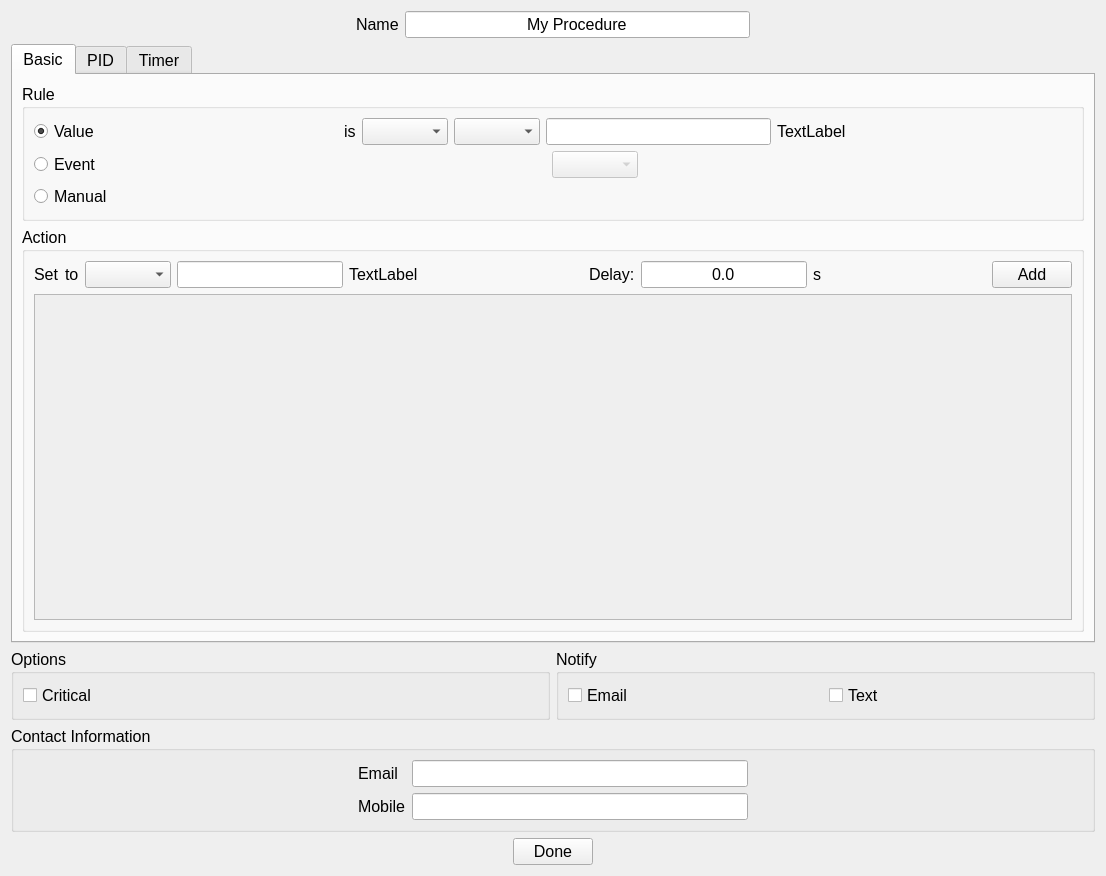
<?xml version="1.0" encoding="UTF-8"?>
<ui version="4.0">
 <class>ProcedureDialog</class>
 <widget class="QWidget" name="ProcedureDialog">
  <property name="geometry">
   <rect>
    <x>0</x>
    <y>0</y>
    <width>1106</width>
    <height>876</height>
   </rect>
  </property>
  <property name="font">
   <font>
    <family>Ubuntu</family>
    <pointsize>12</pointsize>
   </font>
  </property>
  <property name="windowTitle">
   <string>Add/Edit Procedure</string>
  </property>
  <layout class="QVBoxLayout" name="verticalLayout">
   <item>
    <layout class="QHBoxLayout" name="horizontalLayout_7">
     <item>
      <spacer name="horizontalSpacer_5">
       <property name="orientation">
        <enum>Qt::Horizontal</enum>
       </property>
       <property name="sizeHint" stdset="0">
        <size>
         <width>40</width>
         <height>20</height>
        </size>
       </property>
      </spacer>
     </item>
     <item>
      <widget class="QLabel" name="label">
       <property name="text">
        <string>Name</string>
       </property>
      </widget>
     </item>
     <item>
      <widget class="QLineEdit" name="txtProcedureName">
       <property name="text">
        <string>My Procedure</string>
       </property>
       <property name="alignment">
        <set>Qt::AlignCenter</set>
       </property>
      </widget>
     </item>
     <item>
      <spacer name="horizontalSpacer_6">
       <property name="orientation">
        <enum>Qt::Horizontal</enum>
       </property>
       <property name="sizeHint" stdset="0">
        <size>
         <width>40</width>
         <height>20</height>
        </size>
       </property>
      </spacer>
     </item>
    </layout>
   </item>
   <item>
    <widget class="QTabWidget" name="tabWidget">
     <property name="currentIndex">
      <number>0</number>
     </property>
     <widget class="QWidget" name="tab">
      <attribute name="title">
       <string>Basic</string>
      </attribute>
      <layout class="QVBoxLayout" name="verticalLayout_2">
       <item>
        <widget class="QGroupBox" name="groupBox_2">
         <property name="title">
          <string>Rule</string>
         </property>
         <layout class="QGridLayout" name="gridLayout_3">
          <item row="0" column="0">
           <widget class="QRadioButton" name="rbValue">
            <property name="text">
             <string>Value</string>
            </property>
            <property name="checked">
             <bool>true</bool>
            </property>
           </widget>
          </item>
          <item row="0" column="1">
           <layout class="QHBoxLayout" name="hlayoutRule">
            <item>
             <spacer name="horizontalSpacer_3">
              <property name="orientation">
               <enum>Qt::Horizontal</enum>
              </property>
              <property name="sizeHint" stdset="0">
               <size>
                <width>40</width>
                <height>20</height>
               </size>
              </property>
             </spacer>
            </item>
            <item>
             <widget class="QLabel" name="label_4">
              <property name="text">
               <string>is</string>
              </property>
             </widget>
            </item>
            <item>
             <widget class="QComboBox" name="cbRuleCompare">
              <property name="currentText">
               <string/>
              </property>
             </widget>
            </item>
            <item>
             <widget class="QComboBox" name="cbRuleBool"/>
            </item>
            <item>
             <widget class="QLineEdit" name="txtRuleVal">
              <property name="alignment">
               <set>Qt::AlignCenter</set>
              </property>
             </widget>
            </item>
            <item>
             <widget class="QLabel" name="lblRuleUnit">
              <property name="text">
               <string>TextLabel</string>
              </property>
             </widget>
            </item>
            <item>
             <spacer name="horizontalSpacer_12">
              <property name="orientation">
               <enum>Qt::Horizontal</enum>
              </property>
              <property name="sizeHint" stdset="0">
               <size>
                <width>40</width>
                <height>20</height>
               </size>
              </property>
             </spacer>
            </item>
           </layout>
          </item>
          <item row="1" column="0">
           <widget class="QRadioButton" name="rbEvent">
            <property name="text">
             <string>Event</string>
            </property>
           </widget>
          </item>
          <item row="1" column="1">
           <layout class="QHBoxLayout" name="horizontalLayout_5">
            <item>
             <spacer name="horizontalSpacer_4">
              <property name="orientation">
               <enum>Qt::Horizontal</enum>
              </property>
              <property name="sizeHint" stdset="0">
               <size>
                <width>40</width>
                <height>20</height>
               </size>
              </property>
             </spacer>
            </item>
            <item>
             <widget class="QComboBox" name="cbEvent">
              <property name="enabled">
               <bool>false</bool>
              </property>
             </widget>
            </item>
            <item>
             <spacer name="horizontalSpacer_14">
              <property name="orientation">
               <enum>Qt::Horizontal</enum>
              </property>
              <property name="sizeHint" stdset="0">
               <size>
                <width>40</width>
                <height>20</height>
               </size>
              </property>
             </spacer>
            </item>
           </layout>
          </item>
          <item row="2" column="0">
           <widget class="QRadioButton" name="rbManual">
            <property name="text">
             <string>Manual</string>
            </property>
           </widget>
          </item>
         </layout>
        </widget>
       </item>
       <item>
        <widget class="QGroupBox" name="groupBox_3">
         <property name="maximumSize">
          <size>
           <width>16777215</width>
           <height>475</height>
          </size>
         </property>
         <property name="title">
          <string>Action</string>
         </property>
         <layout class="QVBoxLayout" name="verticalLayout_3">
          <item>
           <layout class="QHBoxLayout" name="hlayoutAction">
            <item>
             <widget class="QLabel" name="label_2">
              <property name="text">
               <string>Set</string>
              </property>
             </widget>
            </item>
            <item>
             <widget class="QLabel" name="label_6">
              <property name="text">
               <string>to</string>
              </property>
             </widget>
            </item>
            <item>
             <widget class="QComboBox" name="cbActionBool"/>
            </item>
            <item>
             <widget class="QLineEdit" name="txtActionVal">
              <property name="alignment">
               <set>Qt::AlignCenter</set>
              </property>
             </widget>
            </item>
            <item>
             <widget class="QLabel" name="lblActionUnit">
              <property name="text">
               <string>TextLabel</string>
              </property>
             </widget>
            </item>
            <item>
             <spacer name="horizontalSpacer_11">
              <property name="orientation">
               <enum>Qt::Horizontal</enum>
              </property>
              <property name="sizeHint" stdset="0">
               <size>
                <width>40</width>
                <height>20</height>
               </size>
              </property>
             </spacer>
            </item>
            <item>
             <widget class="QLabel" name="label_7">
              <property name="text">
               <string>Delay:</string>
              </property>
             </widget>
            </item>
            <item>
             <widget class="QLineEdit" name="txtDelay">
              <property name="text">
               <string>0.0</string>
              </property>
              <property name="maxLength">
               <number>10</number>
              </property>
              <property name="alignment">
               <set>Qt::AlignCenter</set>
              </property>
             </widget>
            </item>
            <item>
             <widget class="QLabel" name="label_8">
              <property name="text">
               <string>s</string>
              </property>
             </widget>
            </item>
            <item>
             <spacer name="horizontalSpacer_13">
              <property name="orientation">
               <enum>Qt::Horizontal</enum>
              </property>
              <property name="sizeHint" stdset="0">
               <size>
                <width>40</width>
                <height>20</height>
               </size>
              </property>
             </spacer>
            </item>
            <item>
             <widget class="QPushButton" name="btnAddAction">
              <property name="text">
               <string>Add</string>
              </property>
             </widget>
            </item>
           </layout>
          </item>
          <item>
           <widget class="QScrollArea" name="scAction">
            <property name="frameShape">
             <enum>QFrame::NoFrame</enum>
            </property>
            <property name="widgetResizable">
             <bool>true</bool>
            </property>
            <widget class="QWidget" name="scrollAreaWidgetContents">
             <property name="geometry">
              <rect>
               <x>0</x>
               <y>0</y>
               <width>1032</width>
               <height>242</height>
              </rect>
             </property>
             <layout class="QGridLayout" name="gridLayout">
              <property name="leftMargin">
               <number>0</number>
              </property>
              <property name="topMargin">
               <number>0</number>
              </property>
              <property name="rightMargin">
               <number>0</number>
              </property>
              <property name="bottomMargin">
               <number>0</number>
              </property>
              <item row="0" column="0">
               <widget class="QFrame" name="fmActions">
                <property name="frameShape">
                 <enum>QFrame::StyledPanel</enum>
                </property>
                <property name="frameShadow">
                 <enum>QFrame::Raised</enum>
                </property>
               </widget>
              </item>
             </layout>
            </widget>
           </widget>
          </item>
         </layout>
        </widget>
       </item>
      </layout>
     </widget>
     <widget class="QWidget" name="tab_2">
      <attribute name="title">
       <string>PID</string>
      </attribute>
      <layout class="QHBoxLayout" name="horizontalLayout_11">
       <item>
        <spacer name="horizontalSpacer_15">
         <property name="orientation">
          <enum>Qt::Horizontal</enum>
         </property>
         <property name="sizeHint" stdset="0">
          <size>
           <width>281</width>
           <height>20</height>
          </size>
         </property>
        </spacer>
       </item>
       <item>
        <layout class="QVBoxLayout" name="verticalLayout_5">
         <item>
          <spacer name="verticalSpacer_2">
           <property name="orientation">
            <enum>Qt::Vertical</enum>
           </property>
           <property name="sizeHint" stdset="0">
            <size>
             <width>20</width>
             <height>40</height>
            </size>
           </property>
          </spacer>
         </item>
         <item>
          <layout class="QVBoxLayout" name="verticalLayout_4">
           <item>
            <layout class="QGridLayout" name="gridPid">
             <item row="1" column="0">
              <widget class="QLabel" name="label_17">
               <property name="text">
                <string>Write Channel:</string>
               </property>
              </widget>
             </item>
             <item row="0" column="0">
              <widget class="QLabel" name="label_16">
               <property name="text">
                <string>Read Channel:</string>
               </property>
              </widget>
             </item>
             <item row="2" column="0">
              <widget class="QLabel" name="label_10">
               <property name="text">
                <string>Target Value:</string>
               </property>
              </widget>
             </item>
             <item row="2" column="1">
              <widget class="QLineEdit" name="txtTarget">
               <property name="text">
                <string>0.0</string>
               </property>
               <property name="alignment">
                <set>Qt::AlignCenter</set>
               </property>
              </widget>
             </item>
            </layout>
           </item>
           <item>
            <widget class="QGroupBox" name="groupBox_5">
             <property name="title">
              <string>PID</string>
             </property>
             <layout class="QGridLayout" name="gridLayout_4">
              <item row="0" column="0">
               <widget class="QLabel" name="label_11">
                <property name="text">
                 <string>Time Step:</string>
                </property>
               </widget>
              </item>
              <item row="0" column="1">
               <widget class="QLineEdit" name="txtdt">
                <property name="text">
                 <string>0.0</string>
                </property>
                <property name="alignment">
                 <set>Qt::AlignCenter</set>
                </property>
               </widget>
              </item>
              <item row="1" column="0">
               <widget class="QLabel" name="label_12">
                <property name="text">
                 <string>P</string>
                </property>
               </widget>
              </item>
              <item row="1" column="1">
               <widget class="QLineEdit" name="txtP">
                <property name="text">
                 <string>0.0</string>
                </property>
                <property name="alignment">
                 <set>Qt::AlignCenter</set>
                </property>
               </widget>
              </item>
              <item row="2" column="0">
               <widget class="QLabel" name="label_13">
                <property name="text">
                 <string>I</string>
                </property>
               </widget>
              </item>
              <item row="2" column="1">
               <widget class="QLineEdit" name="txtI">
                <property name="text">
                 <string>0.0</string>
                </property>
                <property name="alignment">
                 <set>Qt::AlignCenter</set>
                </property>
               </widget>
              </item>
              <item row="3" column="0">
               <widget class="QLabel" name="label_14">
                <property name="text">
                 <string>D</string>
                </property>
               </widget>
              </item>
              <item row="3" column="1">
               <widget class="QLineEdit" name="txtD">
                <property name="text">
                 <string>0.0</string>
                </property>
                <property name="alignment">
                 <set>Qt::AlignCenter</set>
                </property>
               </widget>
              </item>
             </layout>
            </widget>
           </item>
          </layout>
         </item>
         <item>
          <widget class="QGroupBox" name="groupBox">
           <property name="title">
            <string>More Options</string>
           </property>
           <layout class="QGridLayout" name="gridLayout_6">
            <item row="0" column="1">
             <widget class="QLineEdit" name="txtAverage">
              <property name="enabled">
               <bool>true</bool>
              </property>
              <property name="text">
               <string>1</string>
              </property>
              <property name="alignment">
               <set>Qt::AlignCenter</set>
              </property>
             </widget>
            </item>
            <item row="0" column="2">
             <widget class="QLabel" name="label_18">
              <property name="text">
               <string>samples</string>
              </property>
             </widget>
            </item>
            <item row="1" column="1">
             <widget class="QLineEdit" name="txtWarmup">
              <property name="enabled">
               <bool>true</bool>
              </property>
              <property name="text">
               <string>0</string>
              </property>
              <property name="alignment">
               <set>Qt::AlignCenter</set>
              </property>
             </widget>
            </item>
            <item row="1" column="2">
             <widget class="QLabel" name="label_19">
              <property name="text">
               <string>samples</string>
              </property>
             </widget>
            </item>
            <item row="2" column="1">
             <widget class="QLineEdit" name="txtOffset">
              <property name="enabled">
               <bool>true</bool>
              </property>
              <property name="text">
               <string>0.0</string>
              </property>
              <property name="alignment">
               <set>Qt::AlignCenter</set>
              </property>
             </widget>
            </item>
            <item row="2" column="2">
             <widget class="QLabel" name="lblUnit">
              <property name="text">
               <string>Unit</string>
              </property>
             </widget>
            </item>
            <item row="0" column="0">
             <widget class="QLabel" name="label_20">
              <property name="text">
               <string>Average</string>
              </property>
             </widget>
            </item>
            <item row="1" column="0">
             <widget class="QLabel" name="label_21">
              <property name="text">
               <string>Warmup</string>
              </property>
             </widget>
            </item>
            <item row="2" column="0">
             <widget class="QLabel" name="label_22">
              <property name="text">
               <string>Offset</string>
              </property>
             </widget>
            </item>
           </layout>
          </widget>
         </item>
         <item>
          <spacer name="verticalSpacer">
           <property name="orientation">
            <enum>Qt::Vertical</enum>
           </property>
           <property name="sizeHint" stdset="0">
            <size>
             <width>20</width>
             <height>40</height>
            </size>
           </property>
          </spacer>
         </item>
        </layout>
       </item>
       <item>
        <spacer name="horizontalSpacer_16">
         <property name="orientation">
          <enum>Qt::Horizontal</enum>
         </property>
         <property name="sizeHint" stdset="0">
          <size>
           <width>281</width>
           <height>20</height>
          </size>
         </property>
        </spacer>
       </item>
      </layout>
     </widget>
     <widget class="QWidget" name="tab_3">
      <attribute name="title">
       <string>Timer</string>
      </attribute>
      <layout class="QHBoxLayout" name="horizontalLayout_17">
       <item>
        <spacer name="horizontalSpacer_17">
         <property name="orientation">
          <enum>Qt::Horizontal</enum>
         </property>
         <property name="sizeHint" stdset="0">
          <size>
           <width>268</width>
           <height>20</height>
          </size>
         </property>
        </spacer>
       </item>
       <item>
        <layout class="QVBoxLayout" name="verticalLayout_7">
         <item>
          <spacer name="verticalSpacer_3">
           <property name="orientation">
            <enum>Qt::Vertical</enum>
           </property>
           <property name="sizeHint" stdset="0">
            <size>
             <width>20</width>
             <height>40</height>
            </size>
           </property>
          </spacer>
         </item>
         <item>
          <widget class="QGroupBox" name="gbTimerStart">
           <property name="title">
            <string>Start Condition</string>
           </property>
           <layout class="QGridLayout" name="gridLayout_7">
            <item row="0" column="0">
             <widget class="QLabel" name="label_31">
              <property name="text">
               <string>Channel:</string>
              </property>
             </widget>
            </item>
            <item row="1" column="0">
             <widget class="QLabel" name="label_23">
              <property name="text">
               <string>Start when:</string>
              </property>
             </widget>
            </item>
            <item row="1" column="1">
             <layout class="QHBoxLayout" name="horizontalLayout_12">
              <item>
               <widget class="QComboBox" name="cbTimerStartComp">
                <item>
                 <property name="text">
                  <string>&gt;</string>
                 </property>
                </item>
                <item>
                 <property name="text">
                  <string>&lt;</string>
                 </property>
                </item>
               </widget>
              </item>
              <item>
               <widget class="QLineEdit" name="txtTimerStart">
                <property name="text">
                 <string>0.0</string>
                </property>
                <property name="alignment">
                 <set>Qt::AlignCenter</set>
                </property>
               </widget>
              </item>
              <item>
               <widget class="QLabel" name="lblTimerStartUnit">
                <property name="text">
                 <string>Unit</string>
                </property>
               </widget>
              </item>
             </layout>
            </item>
           </layout>
          </widget>
         </item>
         <item>
          <widget class="QGroupBox" name="gbTimerStop">
           <property name="title">
            <string>Stop Condition</string>
           </property>
           <layout class="QGridLayout" name="gridLayout_8">
            <item row="0" column="0">
             <widget class="QLabel" name="label_33">
              <property name="text">
               <string>Channel:</string>
              </property>
             </widget>
            </item>
            <item row="1" column="0">
             <widget class="QLabel" name="label_24">
              <property name="text">
               <string>Stop when:</string>
              </property>
             </widget>
            </item>
            <item row="1" column="1">
             <layout class="QHBoxLayout" name="horizontalLayout_16">
              <item>
               <widget class="QComboBox" name="cbTimerStopComp">
                <item>
                 <property name="text">
                  <string>&gt;</string>
                 </property>
                </item>
                <item>
                 <property name="text">
                  <string>&lt;</string>
                 </property>
                </item>
               </widget>
              </item>
              <item>
               <widget class="QLineEdit" name="txtTimerStop">
                <property name="text">
                 <string>0.0</string>
                </property>
                <property name="alignment">
                 <set>Qt::AlignCenter</set>
                </property>
               </widget>
              </item>
              <item>
               <widget class="QLabel" name="lblTimerStopUnit">
                <property name="text">
                 <string>Unit</string>
                </property>
               </widget>
              </item>
             </layout>
            </item>
           </layout>
          </widget>
         </item>
         <item>
          <widget class="QGroupBox" name="groupBox_4">
           <property name="title">
            <string>Options</string>
           </property>
           <layout class="QVBoxLayout" name="verticalLayout_6">
            <item>
             <layout class="QHBoxLayout" name="horizontalLayout_13">
              <item>
               <widget class="QLabel" name="label_34">
                <property name="text">
                 <string>Minimum Time:</string>
                </property>
               </widget>
              </item>
              <item>
               <widget class="QLineEdit" name="txtTimerMinTime">
                <property name="enabled">
                 <bool>true</bool>
                </property>
                <property name="text">
                 <string>0</string>
                </property>
                <property name="alignment">
                 <set>Qt::AlignCenter</set>
                </property>
               </widget>
              </item>
              <item>
               <widget class="QLabel" name="label_32">
                <property name="text">
                 <string>s</string>
                </property>
               </widget>
              </item>
             </layout>
            </item>
            <item>
             <widget class="QCheckBox" name="chkTimerContinuous">
              <property name="text">
               <string>Continuous</string>
              </property>
             </widget>
            </item>
           </layout>
          </widget>
         </item>
         <item>
          <spacer name="verticalSpacer_4">
           <property name="orientation">
            <enum>Qt::Vertical</enum>
           </property>
           <property name="sizeHint" stdset="0">
            <size>
             <width>20</width>
             <height>40</height>
            </size>
           </property>
          </spacer>
         </item>
        </layout>
       </item>
       <item>
        <spacer name="horizontalSpacer_18">
         <property name="orientation">
          <enum>Qt::Horizontal</enum>
         </property>
         <property name="sizeHint" stdset="0">
          <size>
           <width>268</width>
           <height>20</height>
          </size>
         </property>
        </spacer>
       </item>
      </layout>
     </widget>
    </widget>
   </item>
   <item>
    <layout class="QHBoxLayout" name="horizontalLayout_9">
     <item>
      <widget class="QGroupBox" name="gbOptions">
       <property name="title">
        <string>Options</string>
       </property>
       <layout class="QHBoxLayout" name="horizontalLayout">
        <item>
         <widget class="QCheckBox" name="chkCritical">
          <property name="text">
           <string>Critical</string>
          </property>
         </widget>
        </item>
       </layout>
      </widget>
     </item>
     <item>
      <widget class="QGroupBox" name="gbNotify">
       <property name="title">
        <string>Notify</string>
       </property>
       <layout class="QHBoxLayout" name="horizontalLayout_6">
        <item>
         <widget class="QCheckBox" name="chkEmail">
          <property name="text">
           <string>Email</string>
          </property>
         </widget>
        </item>
        <item>
         <widget class="QCheckBox" name="chkText">
          <property name="text">
           <string>Text</string>
          </property>
         </widget>
        </item>
       </layout>
      </widget>
     </item>
    </layout>
   </item>
   <item>
    <widget class="QGroupBox" name="gbContact">
     <property name="title">
      <string>Contact Information</string>
     </property>
     <layout class="QGridLayout" name="gridLayout_2">
      <item row="1" column="2">
       <widget class="QLineEdit" name="txtText"/>
      </item>
      <item row="0" column="3">
       <spacer name="horizontalSpacer_8">
        <property name="orientation">
         <enum>Qt::Horizontal</enum>
        </property>
        <property name="sizeHint" stdset="0">
         <size>
          <width>40</width>
          <height>20</height>
         </size>
        </property>
       </spacer>
      </item>
      <item row="1" column="1">
       <widget class="QLabel" name="lblText">
        <property name="text">
         <string>Mobile</string>
        </property>
       </widget>
      </item>
      <item row="0" column="1">
       <widget class="QLabel" name="lblEmail">
        <property name="text">
         <string>Email</string>
        </property>
       </widget>
      </item>
      <item row="0" column="2">
       <widget class="QLineEdit" name="txtEmail"/>
      </item>
      <item row="0" column="0">
       <spacer name="horizontalSpacer_7">
        <property name="orientation">
         <enum>Qt::Horizontal</enum>
        </property>
        <property name="sizeHint" stdset="0">
         <size>
          <width>40</width>
          <height>20</height>
         </size>
        </property>
       </spacer>
      </item>
      <item row="1" column="3">
       <spacer name="horizontalSpacer_10">
        <property name="orientation">
         <enum>Qt::Horizontal</enum>
        </property>
        <property name="sizeHint" stdset="0">
         <size>
          <width>40</width>
          <height>20</height>
         </size>
        </property>
       </spacer>
      </item>
      <item row="1" column="0">
       <spacer name="horizontalSpacer_9">
        <property name="orientation">
         <enum>Qt::Horizontal</enum>
        </property>
        <property name="sizeHint" stdset="0">
         <size>
          <width>40</width>
          <height>20</height>
         </size>
        </property>
       </spacer>
      </item>
     </layout>
    </widget>
   </item>
   <item>
    <layout class="QHBoxLayout" name="horizontalLayout_2">
     <item>
      <spacer name="horizontalSpacer">
       <property name="orientation">
        <enum>Qt::Horizontal</enum>
       </property>
       <property name="sizeHint" stdset="0">
        <size>
         <width>40</width>
         <height>20</height>
        </size>
       </property>
      </spacer>
     </item>
     <item>
      <widget class="QPushButton" name="btnDone">
       <property name="text">
        <string>Done</string>
       </property>
      </widget>
     </item>
     <item>
      <spacer name="horizontalSpacer_2">
       <property name="orientation">
        <enum>Qt::Horizontal</enum>
       </property>
       <property name="sizeHint" stdset="0">
        <size>
         <width>40</width>
         <height>20</height>
        </size>
       </property>
      </spacer>
     </item>
    </layout>
   </item>
  </layout>
 </widget>
 <resources/>
 <connections/>
</ui>
